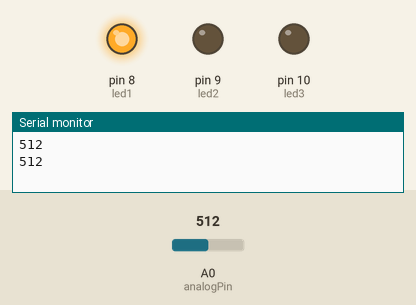
Bench run of a sketch on a simulated Arduino Uno, built with avr-gcc and run on an emulated ATmega328P. On the bench: output pins drawn as LEDs (lit = HIGH), the last lines printed to the serial monitor. The inputs (shaded band) are chosen by the test bench; at power-on: A0 (analogPin) = 512.

Above: at 1.8 s.
1.9 s: A0 (analogPin) set to 377
3.4 s: A0 (analogPin) set to 350
At 5.2 s:
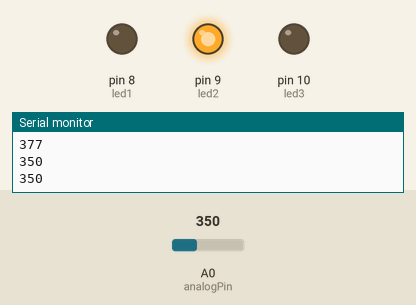
5.5 s: A0 (analogPin) set to 330
At 6.7 s:
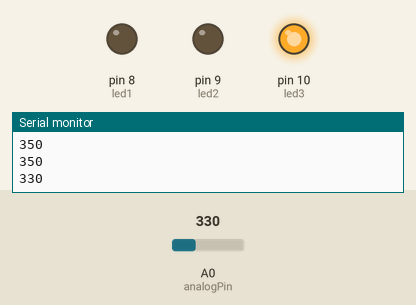
7.5 s: A0 (analogPin) set to 370
At 8.3 s:
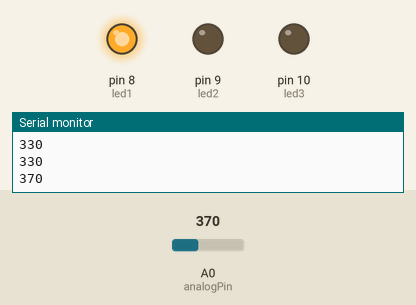
9.5 s: A0 (analogPin) set to 306
At 11.0 s:
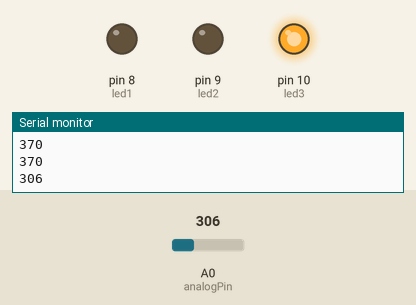
Timing chart, 0 to 12.5 s (numbered marks = the images above; inputs shaded):
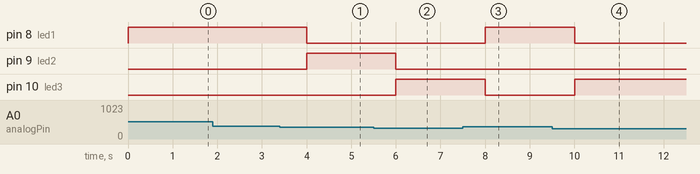

The sketch:

LEDCode.ino
```cpp
// (licence header left out)
//Global Variables all functions can address
int led1=8;   	 //Arduino pin 8 connected to shift
   				 //register latch pin. Used to output
   				 //all eight bits all at once.

int led2=9;    //Arduino pin 12 connected to shift
   				 //register clock pin. Used to shift
   				 //single bits into the IC.

int led3=10;   	 //Arduino pin 11 connected to shift
   				 //register data pin. Input pin of
   				 //the shift register.


int analogPin=0;    //Arduino pin A0 connected to
   				 //thermistor. Read analog voltage from
   				 //thermistor's voltage division circuit

int lightLevel=0;    //Variable used to store analog value
   				 //read by the "analogPin"


//The setup() function is called when a sketch starts.
//Use it to initialize variables, pin modes, start using
//libraries, etc. The setup function will only run once,
//after each powerup or reset of the Arduino board.
void setup()
{
      //Initialize a serial monitor to view the value
	//measured from the thermistor
    Serial.begin(9600);

      //Define arduino pins as output pins
    pinMode(led1, OUTPUT);
    pinMode(led2,OUTPUT);
    pinMode(led3, OUTPUT);
}

//After creating a setup() function, which initializes and sets
//the initial values, the loop() function does precisely what
//its name suggests, and loops consecutively, allowing your
//program to change and respond. Use it to actively control the
//Arduino board.
void loop()
{
      //Read and store the value from the thermistor
    lightLevel = analogRead(analogPin);


      //If the light level is above the arbitrary
      //value of 360, turn the red LED on
	 if(lightLevel>360){
	    digitalWrite(led1, 1);
            digitalWrite(led2, 0);
           digitalWrite(led3, 0);

	 }

      //Else, if the light level is between
      //the arbitrary 340 and 360, turn the yellow LED on
	 else if(lightLevel>340){
	    digitalWrite(led1, 0);
            digitalWrite(led2, 1);
           digitalWrite(led3, 0);

    }

      //Else, if the light level is below
      //the arbitrary value of 340, turn the green LED on
    else{
	    digitalWrite(led1, 0);
            digitalWrite(led2, 0);
           digitalWrite(led3, 1);


    }


      //Print the light level to the serial monitor
      Serial.println(lightLevel);

    //Wait one second before repeating the loop function.
      //The arduino operates at 16 MHz, adding a delay allows
      //the user to observe the change in LED's and serial monitor
    delay(1000);
}
```

Measured:
- the behaviour switches between 361 and 360 on A0 (analogPin) (found by bisection; images 0 and 1)
- after the input at 3.4 s, pin 8 (led1): HIGH → LOW after 0.60 s; pin 9 (led2): LOW → HIGH after 0.60 s
- after the input at 5.5 s, pin 9 (led2): HIGH → LOW after 0.50 s; pin 10 (led3): LOW → HIGH after 0.50 s
- after the input at 7.5 s, pin 8 (led1): LOW → HIGH after 0.50 s; pin 10 (led3): HIGH → LOW after 0.50 s
- after the input at 9.5 s, pin 8 (led1): HIGH → LOW after 0.50 s; pin 10 (led3): LOW → HIGH after 0.50 s
